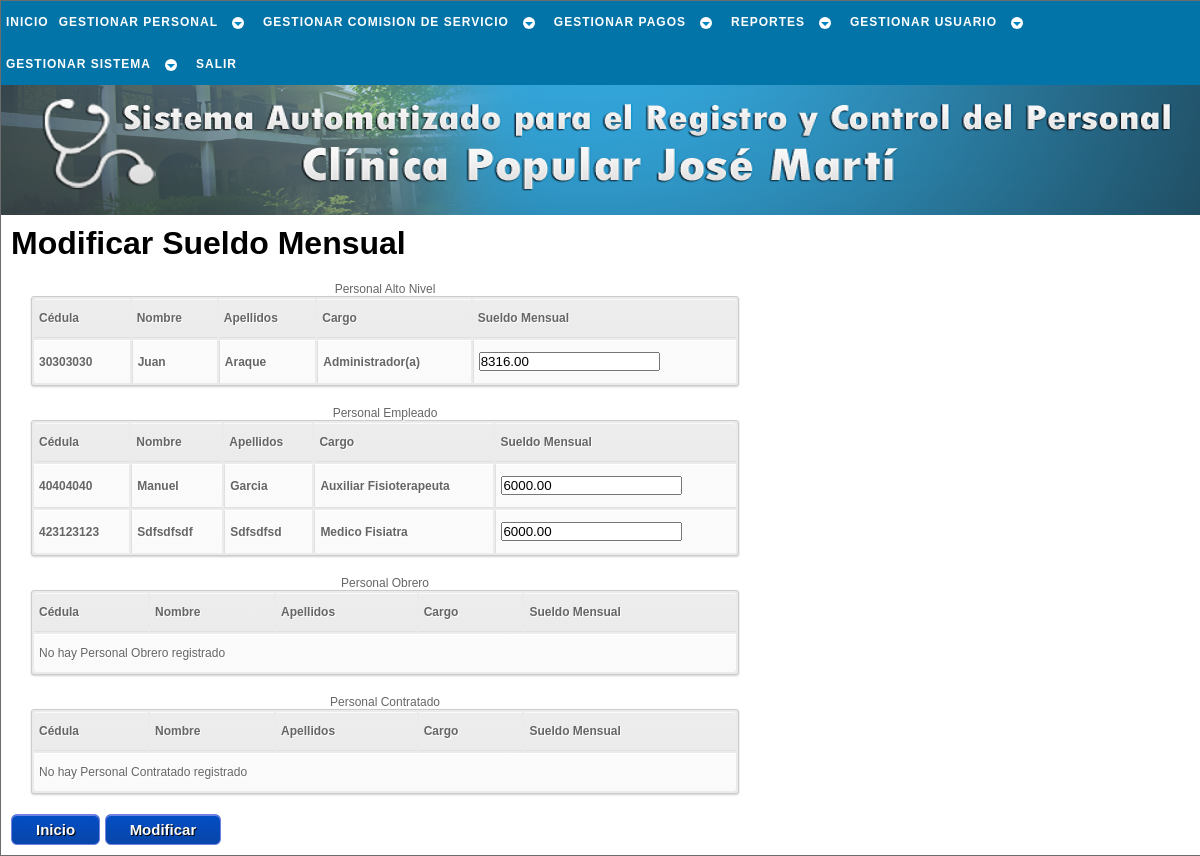
The app's page /php/pago/modf_sueldo_mes_a.php (signed in), older data.
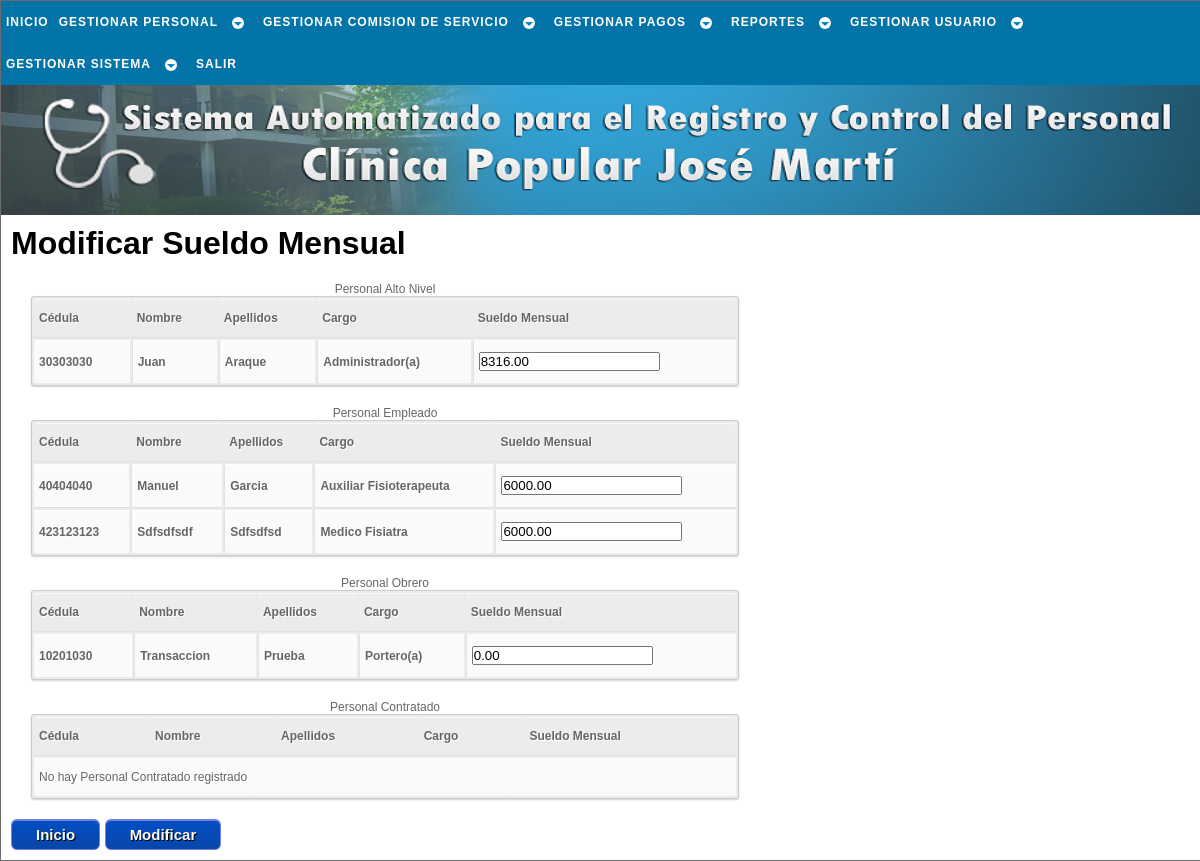
The same page, newer data.
### tables this page shows
CREATE TABLE `laboral` (
  `cedula` int(12) NOT NULL,
  `sueldo_mensual` decimal(7,2) NOT NULL,
  `fecha_ingreso` date NOT NULL,
  `condicion` varchar(10) NOT NULL,
  `cargo` varchar(23) NOT NULL,
  `rango` varchar(22) NOT NULL,
  `area_desemp` varchar(14) NOT NULL,
  `resolucion` varchar(40) NOT NULL,
  `ley` varchar(5) NOT NULL,
  PRIMARY KEY (`cedula`),
  CONSTRAINT `laboral_ibfk_1` FOREIGN KEY (`cedula`) REFERENCES `trabajador` (`cedula`) ON UPDATE CASCADE
);

CREATE TABLE `trabajador` (
  `cedula` int(12) NOT NULL,
  `nombre` varchar(30) NOT NULL,
  `apellido` varchar(30) NOT NULL,
  `ciudadania` varchar(15) NOT NULL,
  `pasaporte` varchar(30) NOT NULL,
  `libreta_militr` varchar(30) NOT NULL,
  `fe_nac` date NOT NULL,
  `lug_nac` varchar(30) NOT NULL,
  `est_civil` varchar(15) NOT NULL,
  `nconyugue` varchar(50) NOT NULL,
  `estudia` int(1) NOT NULL,
  `direccion` varchar(50) NOT NULL,
  `telefono` varchar(12) NOT NULL,
  `telefono_em` varchar(12) NOT NULL,
  `estado` tinyint(1) NOT NULL,
  `actualizado` date NOT NULL,
  PRIMARY KEY (`cedula`)
);

### php/_sql/conslt_trabj_sql.php (called while the page is built, shortened)
<?php
	function conslt_rango_trb($cnx_bd,$dato1,$dato2){
		$sql = "SELECT trabajador.cedula,nombre,apellido,cargo,sueldo_mensual,fecha_ingreso
				FROM trabajador
				JOIN laboral ON laboral.cedula = trabajador.cedula
				WHERE rango = '$dato1'
				AND condicion = '$dato2'
				AND estado = 1
				ORDER BY sueldo_mensual
				DESC";
		$resultado = $cnx_bd->query($sql);
		return $resultado;
	}
	function conslt_condicion_trb($cnx_bd,$dato){
		$sql = "SELECT trabajador.cedula,nombre,apellido,cargo,sueldo_mensual,fecha_ingreso
				FROM trabajador
				JOIN laboral ON laboral.cedula = trabajador.cedula
				WHERE condicion = '$dato'
				AND estado = 1
				ORDER BY sueldo_mensual
				DESC";
		$resultado = $cnx_bd->query($sql);
		return $resultado;
	}
?>

### php/pago/modf_sueldo_mes_a.php (the view, shortened to what this page needs)
<!DOCTYPE html PUBLIC "-//W3C//DTD XHTML 1.1//EN" "http://www.w3.org/TR/xhtml11/DTD/xhtml11.dtd" />
<html xmlns="http://www.w3.org/1999/xhtml" xml:lang="es" lang="es" dir="ltr">
	<head>
		<link rel="stylesheet" href="../../css/estilo.css" type="text/css" media="screen" />
    </head>
	<body>
		<div id="cuerpo">
			<div id="menu">
				<div id="cssmenu">
					<?php include('../_menu/menu_pago.php'); ?>
				</div>
			</div>
			<div id="inicio">
			</div>
			<div id="pagina">
				<?php
					$cnx_bd = conexion();
					include('../_sql/conslt_trabj_sql.php');
					$alto = conslt_rango_trb($cnx_bd,'Personal de Alto Nivel','Fijo');
					$empleado = conslt_rango_trb($cnx_bd,'Personal Empleado','Fijo');
					$obrero = conslt_rango_trb($cnx_bd,'Personal Obrero','Fijo');
					$contratado = conslt_condicion_trb($cnx_bd,'Contratado');
				?>
				<h1>Modificar Sueldo Mensual</h1>
				<form action="modf_sueldo_mes_b.php" method="post">
					<table id="tabla">
						<caption>Personal Alto Nivel</caption>
						<tr>
							<th>Cédula</th>
							<th>Nombre</th>
							<th>Apellidos</th>
							<th>Cargo</th>
							<th>Sueldo Mensual</th>
						</tr>
						<?php
						if ($alto->num_rows < 1) {
						?>
						<tr>
							<td colspan="5">No hay Personal de Alto Nivel registrado</td>
						</tr>
						<?php
						}else{
							while ($fila = $alto->fetch_object()){
						?>
								<tr>
									<td><a href="#"><?=$fila->cedula?></a></td>
									<td><a href="#"><?=$fila->nombre?></a></td>
									<td><a href="#"><?=$fila->apellido?></a></td>
									<td><a href="#"><?=$fila->cargo?></a></td>
									<td><input type="text" name="suld_mes[]" value="<?=$fila->sueldo_mensual?>" id="suld_mes" title="Por favor ingrese el nuevo sueldo del trabajador" required /></td>
								</tr>
						<?php
							}
						}
						?>
					</table>
					<table id="tabla">
						<caption>Personal Empleado</caption>
						<tr>
							<th>Cédula</th>
							<th>Nombre</th>
							<th>Apellidos</th>
							<th>Cargo</th>
							<th>Sueldo Mensual</th>
						</tr>
						<?php
						if ($empleado->num_rows < 1) {
						?>
						<tr>
							<td colspan="5">No hay Personal Empleado registrado</td>
						</tr>
						<?php
						}else{
							while ($fila = $empleado->fetch_object()){
						?>
								<tr>
									<td><a href="#"><?=$fila->cedula?></a></td>
									<td><a href="#"><?=$fila->nombre?></a></td>
									<td><a href="#"><?=$fila->apellido?></a></td>
									<td><a href="#"><?=$fila->cargo?></a></td>
									<td><input type="text" name="suld_mes[]" value="<?=$fila->sueldo_mensual?>" id="suld_mes" title="Por favor ingrese el nuevo sueldo del trabajador" required /></td>
								</tr>
						<?php
							}
						}
						?>
					</table>
					<table id="tabla">
						<caption>Personal Obrero</caption>
						<tr>
							<th>Cédula</th>
							<th>Nombre</th>
							<th>Apellidos</th>
							<th>Cargo</th>
							<th>Sueldo Mensual</th>
						</tr>
						<?php
						if ($obrero->num_rows < 1) {
						?>
						<tr>
							<td colspan="5">No hay Personal Obrero registrado</td>
						</tr>
						<?php
						}else{
							while ($fila = $obrero->fetch_object()){
						?>
								<tr>
									<td><a href="#"><?=$fila->cedula?></a></td>
									<td><a href="#"><?=$fila->nombre?></a></td>
									<td><a href="#"><?=$fila->apellido?></a></td>
									<td><a href="#"><?=$fila->cargo?></a></td>
									<td><input type="text" name="suld_mes[]" value="<?=$fila->sueldo_mensual?>" id="suld_mes" title="Por favor ingrese el nuevo sueldo del trabajador" required /></td>
								</tr>
						<?php
							}
						}
						?>
					</table>
					<table id="tabla">
						<caption>Personal Contratado</caption>
						<tr>
							<th>Cédula</th>
							<th>Nombre</th>
							<th>Apellidos</th>
							<th>Cargo</th>
							<th>Sueldo Mensual</th>
						</tr>
						<?php
						if ($contratado->num_rows < 1) {
						?>
						<tr>
							<td colspan="5">No hay Personal Contratado registrado</td>
						</tr>
						<?php
						}
						?>
					</table>
					<a href="../inicio.php" class="enlaceboton" title="Click para ir al inicio de SACLIPOP">Inicio</a>
					<?php
					if ($alto->num_rows > 0 || $empleado->num_rows > 0 || $obrero->num_rows > 0 || $contratado->num_rows > 0) {
					?>
					<input type="submit" name="modificar" value="Modificar" id="boton" />
					<?php
					}
					?>
				</form>
			</div>
		</div>
	</body>
</html>

Row changes from the older to the newer data that the page shows:
added laboral: cedula.cedula "10201030", cedula.nombre "Transaccion", cedula.apellido "Prueba", cargo "Portero(a)", sueldo_mensual "0.00", shown under "Personal Obrero"
Text that changed along with them:
text no longer shown: "No hay Personal Obrero registrado"
